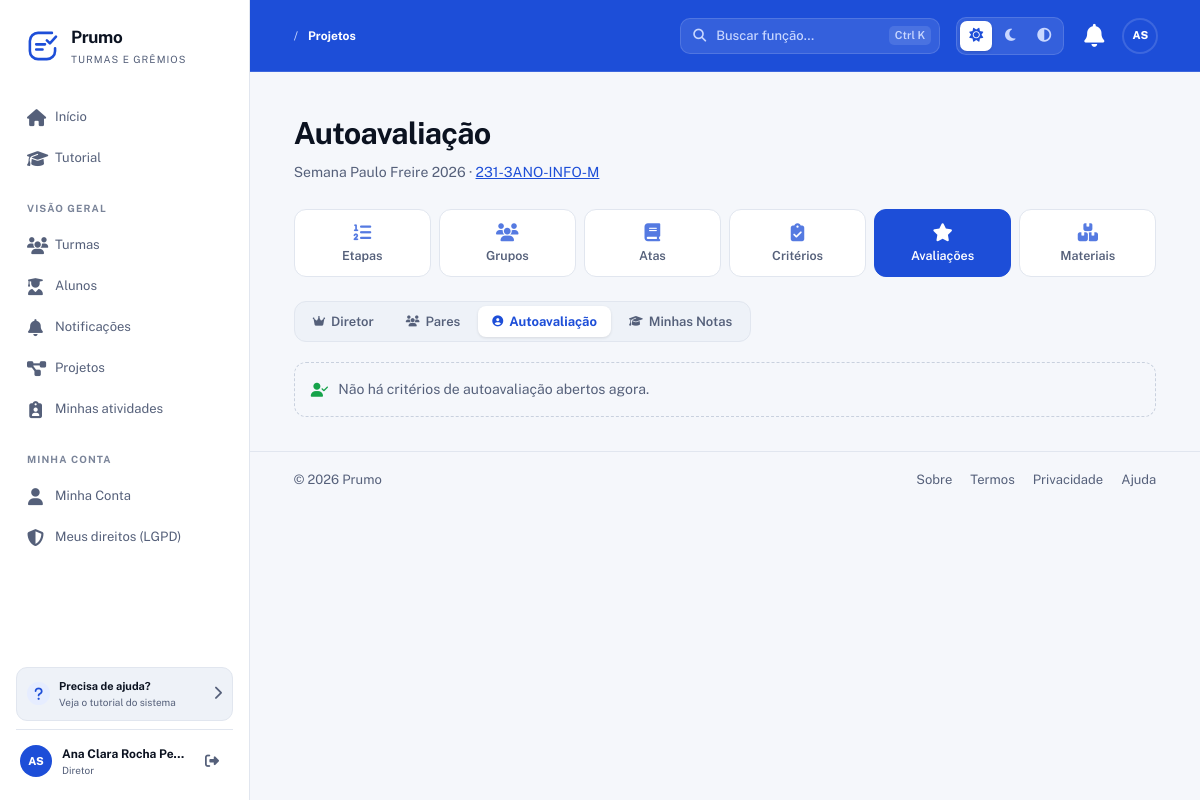
The page /Prumo/projetos/3/avaliacoes/auto (signed in) on the database its author committed.
### tables this page shows
CREATE TABLE projetos (
  id INT AUTO_INCREMENT PRIMARY KEY,
  turma_id INT NOT NULL,
  nome VARCHAR(150) NOT NULL,
  descricao TEXT DEFAULT NULL,
  prazo DATE DEFAULT NULL,
  modo_avaliacao ENUM('etapa','cronograma') DEFAULT 'cronograma',
  encerrado TINYINT(1) DEFAULT 0,
  encerrado_em DATETIME DEFAULT NULL,
  encerrado_por INT DEFAULT NULL,
  created_at TIMESTAMP DEFAULT CURRENT_TIMESTAMP,
  updated_at TIMESTAMP DEFAULT CURRENT_TIMESTAMP ON UPDATE CURRENT_TIMESTAMP,
  FOREIGN KEY (turma_id) REFERENCES turmas(id) ON DELETE CASCADE,
  FOREIGN KEY (encerrado_por) REFERENCES usuarios(id) ON DELETE SET NULL,
  INDEX idx_projetos_turma (turma_id),
  INDEX idx_projetos_encerrado (encerrado)
);

CREATE TABLE turmas (
  id INT AUTO_INCREMENT PRIMARY KEY,
  nome VARCHAR(150) NOT NULL,
  codigo_acesso VARCHAR(30) NOT NULL UNIQUE,
  codigo_interno VARCHAR(100) DEFAULT NULL,
  cor_primaria VARCHAR(20) DEFAULT '#3498db',
  cor_secundaria VARCHAR(20) DEFAULT '#2ecc71',
  cor_personalizada TINYINT(1) NOT NULL DEFAULT 0,   
  logo VARCHAR(255) DEFAULT NULL,                   
  bloqueada TINYINT(1) NOT NULL DEFAULT 0,
  bloqueada_motivo VARCHAR(255) DEFAULT NULL,
  bloqueada_em DATETIME DEFAULT NULL,
  bloqueada_por INT DEFAULT NULL,
  created_at TIMESTAMP DEFAULT CURRENT_TIMESTAMP,
  updated_at TIMESTAMP DEFAULT CURRENT_TIMESTAMP ON UPDATE CURRENT_TIMESTAMP,
  FOREIGN KEY (bloqueada_por) REFERENCES usuarios(id) ON DELETE SET NULL,
  INDEX idx_turmas_codigo (codigo_acesso)
);

### app/Controllers/AvaliacaoController.php (called while the page is built, shortened)
<?php
require_once __DIR__ . '/../Core/App.php';
require_once __DIR__ . '/../Models/Projeto.php';
require_once __DIR__ . '/../Config/database.php';
class AvaliacaoController
{
    private Projeto              $projeto;
    private Criterio             $criterio;
    private ConfiguracaoConceito $cfg;
    public function __construct()
    {
        $this->projeto  = new Projeto();
        $this->criterio = new Criterio();
        $this->cfg      = new ConfiguracaoConceito();
    }
    public function auto(int $projetoId)
    {
        $projeto = $this->projeto->porId($projetoId);
        $this->criterio->atualizarBloqueios($projetoId);
        $criterios = array_filter(
            $this->criterio->listarPorProjeto($projetoId),
            fn($c) => $c['tipo_avaliacao'] === 'autoavaliacao' && !$c['bloqueado']
        );
        $minhas = [];
        $cfg = $this->cfg->garantir($projetoId);
        $this->render('avaliacoes/auto', [
            'projeto'   => $projeto,
            'cfg'       => $cfg,
            'criterios' => array_values($criterios),
            'minhas'    => $minhas,
        ]);
    }
    private function render(string $view, array $dados = []): void
    {
        extract($dados);
        require __DIR__ . '/../Views/' . $view . '.php';
    }
}

### app/Core/Router.php (called while the page is built, shortened)
<?php
require_once __DIR__ . '/App.php';
class Router
{
    private $routes = ['GET' => [], 'POST' => []];
    public function get($uri, $action, $roles = [])
    {
        $this->routes['GET'][$uri] = ['action' => $action, 'roles' => $roles];
    }
    public function post($uri, $action, $roles = [])
    {
        $this->routes['POST'][$uri] = ['action' => $action, 'roles' => $roles];
    }
    public function dispatch($requestUri)
    {
        $path     = parse_url($requestUri, PHP_URL_PATH);
        $basePath = App::getBasePath();
        if ($basePath && strpos($path, $basePath) === 0) {
            $path = substr($path, strlen($basePath));
        }
        $method = $_SERVER['REQUEST_METHOD'];
        $route  = $this->routes[$method][$path] ?? null;
        $params = [];
        if (!$route) {
            foreach ($this->routes[$method] as $routePath => $routeData) {
                if (str_contains($routePath, '{')) {
                    $pattern = preg_replace('#\{[a-zA-Z0-9_]+\}#', '([a-zA-Z0-9_\-\.]+)', $routePath);
                    $pattern = "#^" . $pattern . "$#";
                    if (preg_match($pattern, $path, $matches)) {
                        array_shift($matches);
                        $route  = $routeData;
                        $params = $matches;
                        break;
                    }
                }
            }
        }
        $action = $route['action'];
        [$controller, $methodName] = explode('@', $action);
        $controllerInstance = new $controller();
        $controllerInstance->$methodName(...$params);
    }
}

### public/index.php (called while the page is built, shortened)
<?php
require_once __DIR__ . '/../app/Core/App.php';
require_once __DIR__ . '/../app/Config/database.php';
require_once __DIR__ . '/../app/Core/Router.php';
$router = new Router();
$router->dispatch($_SERVER['REQUEST_URI']);

### app/Core/Model.php (called while the page is built, shortened)
<?php
require_once __DIR__ . '/../Config/database.php';
class Model
{
    public function __construct()
    {
        $this->conn = Database::getConnection();
    }
}

### app/Core/App.php (called while the page is built, shortened)
<?php
class App
{
    private static $config = null;
    public static function init()
    {
        if (self::$config === null) {
            $envFile = __DIR__ . '/../../.env';
            self::$config = parse_ini_file($envFile);
        }
    }
    public static function get($key, $default = null)
    {
        return self::$config[$key] ?? $_ENV[$key] ?? $default;
    }
    public static function getName()
    {
        return self::get('APP_NAME', 'ProjetoBase');
    }
    public static function getBasePath()
    {
        return self::get('APP_BASE_PATH', '/' . self::getName());
    }
}

### app/Config/database.php (called while the page is built, shortened)
<?php
require_once __DIR__ . '/../Core/App.php';
class Database
{
    private static $connection = null;
    public static function getConnection()
    {
        if (self::$connection === null) {
            try {
                $host = App::get('DB_HOST', '127.0.0.1');
                $dbname = App::get('DB_NAME', 'ProjetoBase');
                $user = App::get('DB_USER', 'root');
                $pass = App::get('DB_PASS', '');
                $port = App::get('DB_PORT', '3306');
                if (strpos($host, ':') !== false) {
                    $dsn = "mysql:host={$host};dbname={$dbname};charset=utf8";
                } else {
                    $dsn = "mysql:host={$host};port={$port};dbname={$dbname};charset=utf8";
                }
                self::$connection = new PDO(
                    $dsn,
                    $user,
                    $pass,
                    [
                        PDO::ATTR_ERRMODE => PDO::ERRMODE_EXCEPTION,
                        PDO::ATTR_DEFAULT_FETCH_MODE => PDO::FETCH_ASSOC,
                        PDO::ATTR_EMULATE_PREPARES => false
                    ]
                );
            } catch (PDOException $e) {
                error_log("Erro de conexão com o banco: " . $e->getMessage());
                throw new Exception("Erro de conexão com o banco de dados: " . $e->getMessage());
            }
        }
        return self::$connection;
    }
}

### app/Models/Projeto.php (called while the page is built, shortened)
<?php
require_once __DIR__ . '/../Core/Model.php';
class Projeto extends Model
{
    public function porId(int $id): ?array
    {
        $stmt = $this->conn->prepare("
            SELECT p.*, t.nome AS turma_nome, t.codigo_acesso AS turma_codigo,
                   u.nome AS encerrado_por_nome
            FROM projetos p
            INNER JOIN turmas t ON t.id = p.turma_id
            LEFT JOIN usuarios u ON u.id = p.encerrado_por
            WHERE p.id = ? LIMIT 1
        ");
        $stmt->execute([$id]);
        return $stmt->fetch(PDO::FETCH_ASSOC) ?: null;
    }
}

### app/Views/avaliacoes/auto.php (the view, shortened to what this page needs)
<?php
require_once __DIR__ . '/../layouts/header.php';
require_once __DIR__ . '/../layouts/nav.php';
?>
<section class="hero-section">
    <div>
        <h1>Autoavaliação</h1>
        <p class="hero-subtitle">
            <?= h($projeto['nome']) ?> ·
            <a href="<?= $basePath ?>/turmas/<?= (int) $projeto['turma_id'] ?>"><?= h($projeto['turma_nome']) ?></a>
        </p>
    </div>
</section>
<?php require __DIR__ . '/../projetos/_nav.php'; ?>
<?php require __DIR__ . '/_nav.php'; ?>
<?php if (empty($criterios)): ?>
    <div class="lista-vazia">
        <i class="fas fa-user-check"></i>
        <span>Não há critérios de autoavaliação abertos agora.</span>
    </div>
<?php endif; ?>
<?php require_once __DIR__ . '/../layouts/footer.php'; ?>

### app/Views/avaliacoes/_nav.php (shortened to what this page needs)
<?php
require_once __DIR__ . '/../../Config/database.php';
$u = $_SESSION['usuario'] ?? null;
$projetoId = (int) ($projeto['id'] ?? 0);
$isDiretor = false;
if ($projetoId) {
    $pdo  = Database::getConnection();
    $stmt = $pdo->prepare("
        SELECT 1
        FROM grupo_diretores gd
        INNER JOIN grupos g ON g.id = gd.grupo_id
        WHERE g.projeto_id = ? AND gd.usuario_id = ? AND gd.ativo = 1
        LIMIT 1
    ");
    $stmt->execute([$projetoId, (int) $u['id']]);
    $isDiretor = (bool) $stmt->fetchColumn();
}
$chaves = [];
if ($isDiretor) {
    $chaves[] = 'dir';
}
$chaves[] = 'par';
$chaves[] = 'auto';
$chaves[] = 'minhas';
$todas = [
    'geral'  => ['url' => "/projetos/{$projetoId}/avaliacoes/geral",         'label' => 'A fazer',       'icon' => 'fas fa-list-check'],
    'rep'    => ['url' => "/projetos/{$projetoId}/avaliacoes/representante", 'label' => 'Representante', 'icon' => 'fas fa-user-tie'],
    'dir'    => ['url' => "/projetos/{$projetoId}/avaliacoes/diretor",       'label' => 'Diretor',       'icon' => 'fas fa-crown'],
    'par'    => ['url' => "/projetos/{$projetoId}/avaliacoes/pares",         'label' => 'Pares',         'icon' => 'fas fa-users'],
    'auto'   => ['url' => "/projetos/{$projetoId}/avaliacoes/auto",          'label' => 'Autoavaliação', 'icon' => 'fas fa-user-circle'],
    'col'    => ['url' => "/projetos/{$projetoId}/avaliacoes/coletiva",      'label' => 'Coletiva',      'icon' => 'fas fa-users-rectangle'],
    'minhas' => ['url' => "/projetos/{$projetoId}/avaliacoes/minhas",        'label' => 'Minhas Notas',  'icon' => 'fas fa-graduation-cap'],
];
$uri   = $_SERVER['REQUEST_URI'] ?? '';
$secao = $chaves[0] ?? 'minhas';
if (strpos($uri, '/auto')          !== false) $secao = 'auto';
?>
<nav class="aval-nav">
    <?php foreach ($chaves as $chave): ?>
        <?php $aba = $todas[$chave] ?? null; if (!$aba) continue; ?>
        <?php if ($chave === $secao): ?>
            <strong><i class="<?= h($aba['icon']) ?>"></i> <?= h($aba['label']) ?></strong>
        <?php else: ?>
            <a href="<?= $basePath . $aba['url'] ?>"><i class="<?= h($aba['icon']) ?>"></i> <?= h($aba['label']) ?></a>
        <?php endif; ?>
    <?php endforeach; ?>
</nav>

### public/css/base.css (style rules this page uses)
:root { color-scheme: light; --bg: #f5f7fb; --surface: #ffffff; --surface-2: #eef2f8; --text: #0b1220; --muted: #55607a; --muted-2: #7a8499; --border: #e1e6ef; --border-strong: #c9d1de; --primary: #1d4ed8; --primary-dark: #1e3a8a; --primary-soft: #e6edff; --accent: #0891b2; --accent-on-dark: #22d3ee; --shell-bg: #1d4ed8; --shell-text: #ffffff; --shell-muted: #c9d7ff; --shell-border: rgba(255, 255, 255, .14); --font-num: "Barlow Condensed", "Arial Narrow", sans-serif; --blue: #2563eb; --green: #16a34a; --orange: #e08600; --red: #dc3b4d; --shadow: 0 10px 28px rgba(26, 31, 46, .08); --radius: 16px; --radius-sm: 10px; --sidebar: 250px; --sans: "Public Sans", ui-sans-serif, -apple-system, BlinkMacSystemFont, "Segoe UI", sans-serif; }
*, *::before, *::after { box-sizing: border-box; }
html { scroll-behavior: smooth; }
html, body { overflow-x: hidden; max-width: 100%; }
body { margin: 0; background: var(--bg); color: var(--text); font: 14px/1.5 var(--sans); -webkit-font-smoothing: antialiased; transition: background .25s, color .25s; }
a { color: inherit; text-decoration: none; }

### public/css/components.css (style rules this page uses)
.hero-section { display: flex; align-items: flex-end; justify-content: space-between; gap: 20px; margin-bottom: 26px; flex-wrap: wrap; }
.hero-section h1 { margin: 6px 0 3px; font-size: 1.9rem; letter-spacing: -1px; }
.hero-subtitle { margin: 0; color: var(--muted); font-size: 14px; line-height: 1.6; }
.hero-subtitle a { color: var(--primary); text-decoration: underline; }
.hero-section h1 { margin: 0 0 4px; font-size: clamp(1.5rem, 3vw, 1.9rem); letter-spacing: -.02em; }
.lista-vazia { display: flex; align-items: center; gap: 10px; padding: 16px; border: 1px dashed var(--border-strong); border-radius: 12px; color: var(--muted); font-size: 14px; }
.lista-vazia i { color: var(--green); }

### public/css/avaliacoes.css (style rules this page uses)
.aval-nav a, .aval-nav strong { padding: 9px 14px; border-radius: 8px; font-size: 12.5px; font-weight: 600; color: #7d8495; text-decoration: none; display: inline-flex; align-items: center; gap: 6px; line-height: 1; }
.aval-nav strong { background: var(--primary); color: #fff; font-weight: 700; }
.aval-nav strong { background: var(--primary); color: #fff; box-shadow: 0 4px 12px color-mix(in srgb, var(--primary) 25%, transparent); font-weight: 700; }
.aval-nav i { font-size: 11px; }
.aval-nav { display: inline-flex; flex-wrap: wrap; gap: 4px; margin: 0 0 20px; padding: 4px; background: var(--surface-2); border: 1px solid var(--border); border-radius: 12px; }
.aval-nav a, .aval-nav strong { color: var(--muted); padding: 9px 14px; font-size: 13px; }
.aval-nav strong { background: var(--surface); color: var(--primary); box-shadow: 0 1px 3px rgba(0, 0, 0, .1); }

### rows shown on the page
projetos: nome "Semana Paulo Freire 2026", turma.nome "231-3ANO-INFO-M", id "Diretor", id "Pares", id "Autoavaliação", id "Minhas Notas"

### other values the page prints
$appName "Prumo"
$label "Início"
$label "Tutorial"
$secao "VISÃO GERAL"
$label "Turmas"
$label "Alunos"
$label "Notificações"
$label "Projetos"
$label "Minhas atividades"
$secao "MINHA CONTA"
$label "Minha Conta"
$label "Meus direitos (LGPD)"
$iniciais "AS"
$usuario['nome'] "Ana Clara Rocha Pe…"
$papelExibido "Diretor"
